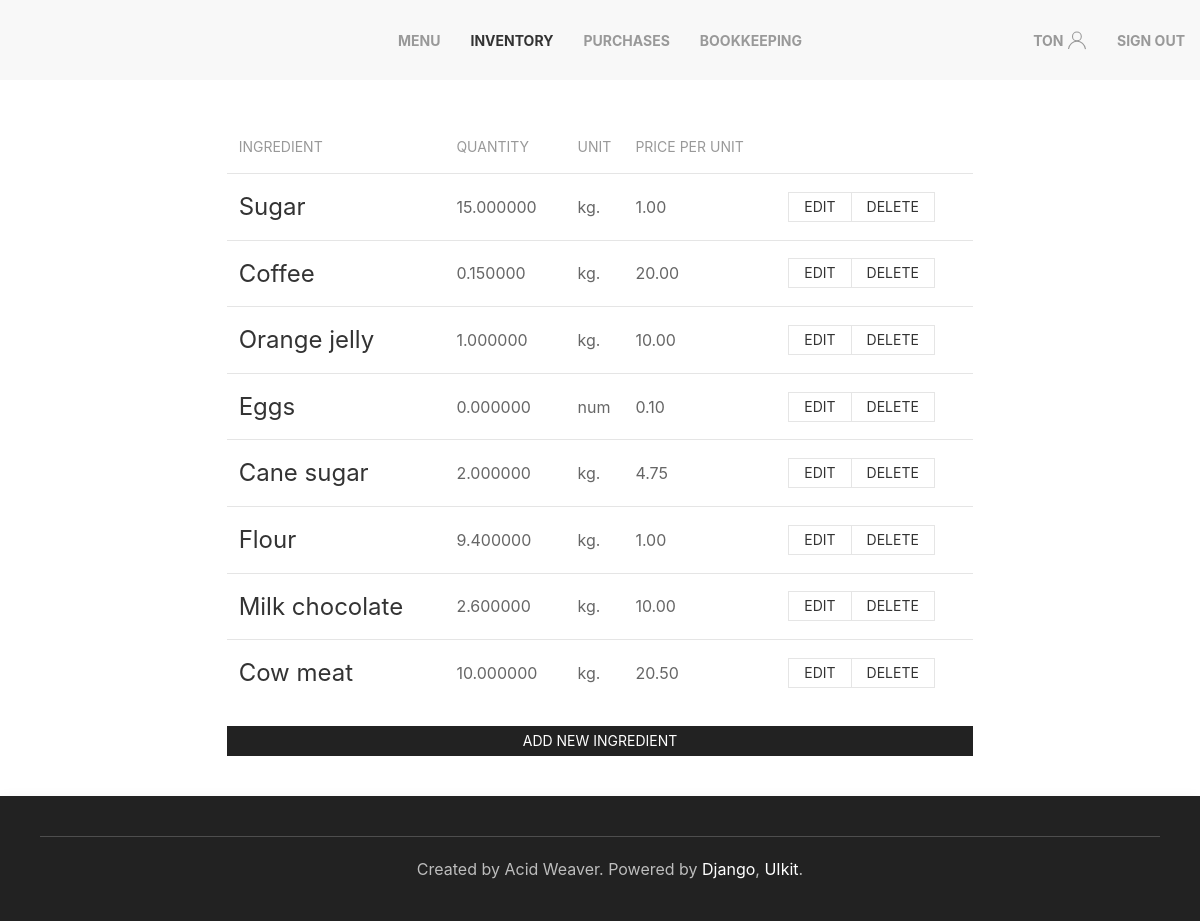
/inventory (signed in), run on an earlier commit of the app's database.
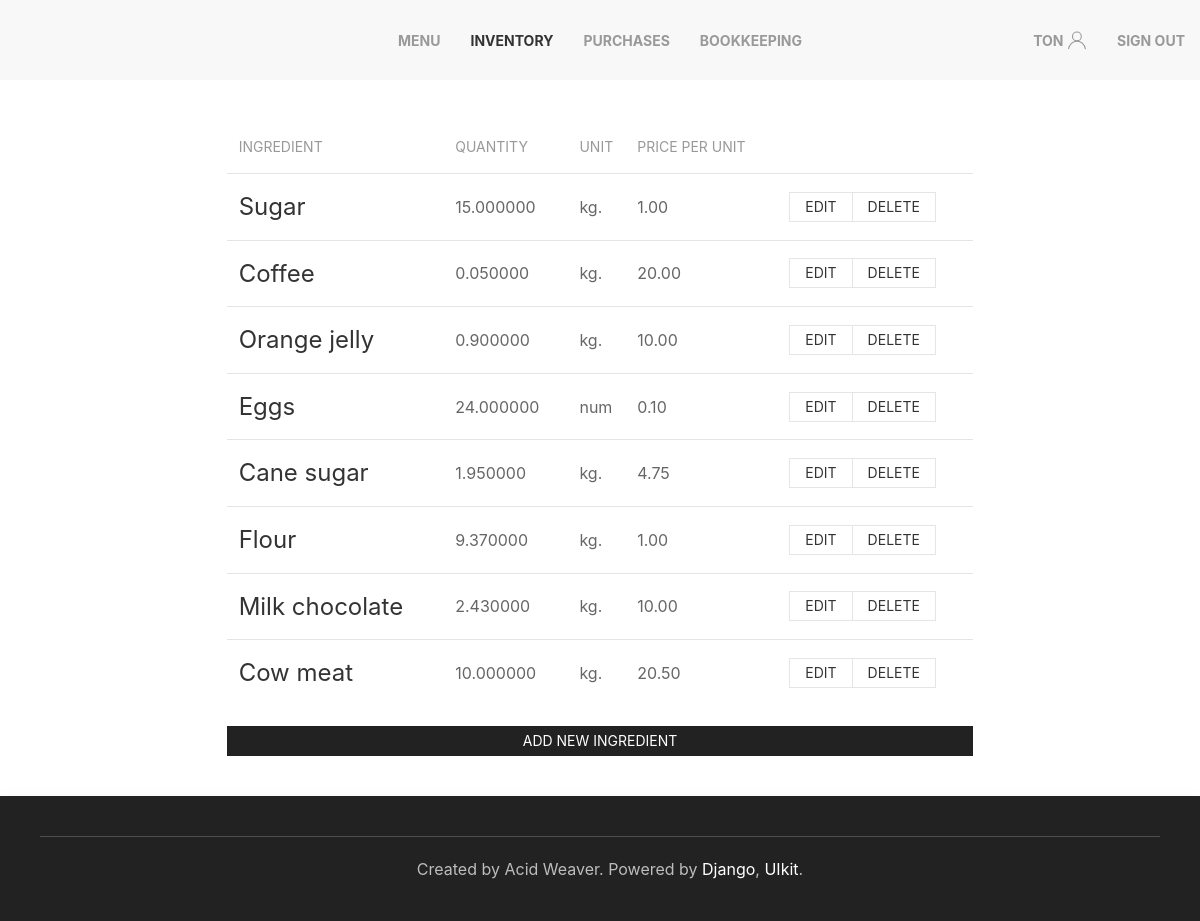
And on a later commit of the database.
### inventory/models.py (models this page shows, shortened)
class Ingredient(models.Model):
	title = models.CharField(max_length=63, unique=True)
	quantity = models.DecimalField(max_digits=12, decimal_places=6, default=0)
	class PossibleUnits(models.TextChoices):
		GRAM = 'g.', _('grams')
		KILO = 'kg.', _('kilos')
		LITER = 'L.', _('liters')
		MLITER = 'ml.', _('milliliters')
		AMOUNT = 'num', _('amount')
	unit = models.CharField(max_length=3, choices=PossibleUnits.choices, default=PossibleUnits.AMOUNT)
	price = models.DecimalField(max_digits=5, decimal_places=2, default=0)

### inventory/views.py (the view)
# urls.py: path('inventory', WarehouseView.as_view(), name='inventory'),
class WarehouseView(LoginRequiredMixin, DataMixin, ListView):
	model = Ingredient
	template_name = 'inventory/inventory.html'
	def get_context_data(self, **kwargs):
		context = super().get_context_data(**kwargs)
		mixin_context = self.get_user_context(title='Inventory', select=1)
		return dict(list(context.items()) + list(mixin_context.items()))

### inventory/utils.py (called while the page is built)
	def get_user_context(self, **kwargs):
		context = kwargs
		if 'select' in context:
			context['select'] = navigation[context['select']]
		context['nav_menu'] = navigation
		return context

### inventory/templates/inventory/inventory.html (shortened to what this page needs)
{% extends 'inventory/base.html' %}
{% block content %}
<div class="uk-grid-match uk-margin-remove-left" uk-grid>
	<div class="uk-width-expand uk-padding-remove">
		<table class="uk-table uk-table-middle uk-table-divider">
			<thead>
				<tr>
					<th>Ingredient</th>
					<th>Quantity</th>
					<th class="uk-table-shrink">Unit</th>
					<th>Price per unit</th>
					<th></th>
				</tr>
			</thead>
			<tbody>
				{% for ingredient in object_list %}
				<tr>
					<td><h3>{{ ingredient.title }}</h3></td>
					<td>{{ ingredient.quantity }}</td>
					<td class="uk-table-shrink">{{ ingredient.unit }}</td>
					<td>{{ ingredient.price }}</td>
					<td>
						<div class="uk-button-group">
							<a class="uk-button uk-button-default uk-button-small" href="{% url 'update_ingredient' ingredient.pk %}">Edit</a>
							<a class="uk-button uk-button-default uk-button-small" href="{% url 'delete_ingredient' ingredient.pk %}">Delete</a>
						</div>
					</td>
				</tr>
				{% endfor %}
			</tbody>
		</table>
		<a class="uk-button uk-button-secondary uk-button-small" href="{% url 'create_ingredient' %}">Add new ingredient</a>
	</div>
</div>
{% endblock %}

What changed in the data, as far as the page shows it:
changed Ingredient "Coffee": quantity "0.150000" → "0.050000"
changed Ingredient "Orange jelly": quantity "1.000000" → "0.900000"
changed Ingredient "Eggs": quantity "0.000000" → "24.000000"
changed Ingredient "Cane sugar": quantity "2.000000" → "1.950000"
changed Ingredient "Flour": quantity "9.400000" → "9.370000"
changed Ingredient "Milk chocolate": quantity "2.600000" → "2.430000"
